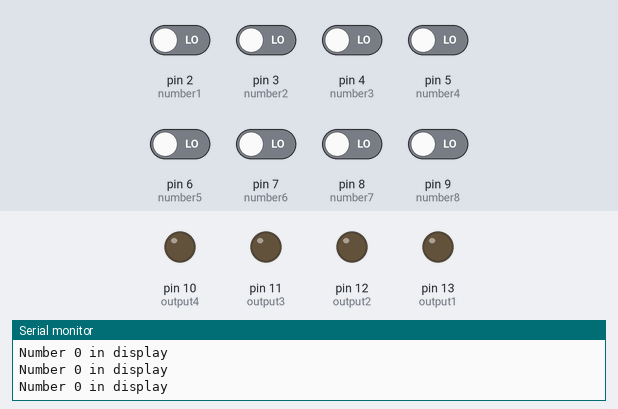
This sketch was run on a simulated Arduino Uno, built with avr-gcc and run on an emulated ATmega328P. On the bench: output pins drawn as LEDs (lit = HIGH), the last lines printed to the serial monitor. The test bench sets the inputs (shaded band); at power-on: pin 2 (number1), pin 3 (number2), pin 4 (number3), pin 5 (number4), pin 6 (number5), pin 7 (number6), pin 8 (number7), pin 9 (number8) LOW.

Above: at 1.2 s.
1.3 s: pin 2 (number1) driven HIGH
At 1.6 s:
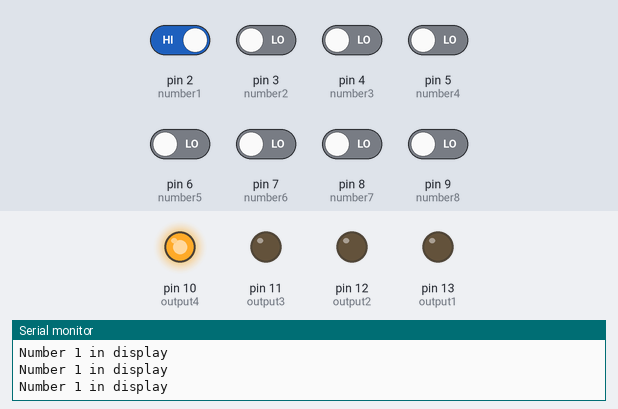
2.8 s: pin 2 (number1) driven LOW
At 4.2 s:
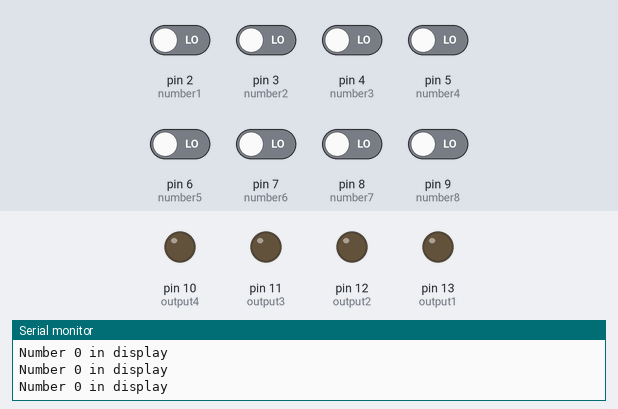
5.8 s: pin 3 (number2) driven HIGH
At 6.2 s:
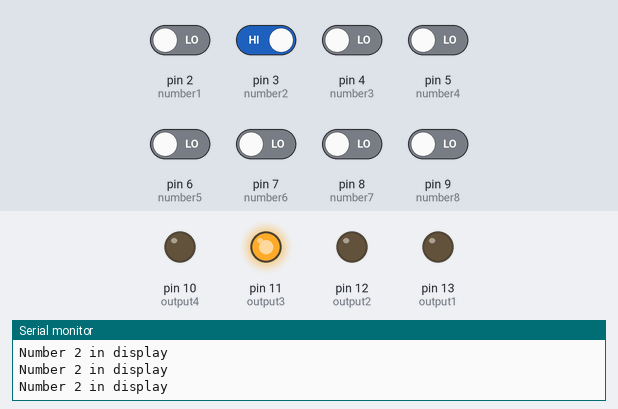
7.3 s: pin 3 (number2) driven LOW
At 7.6 s:
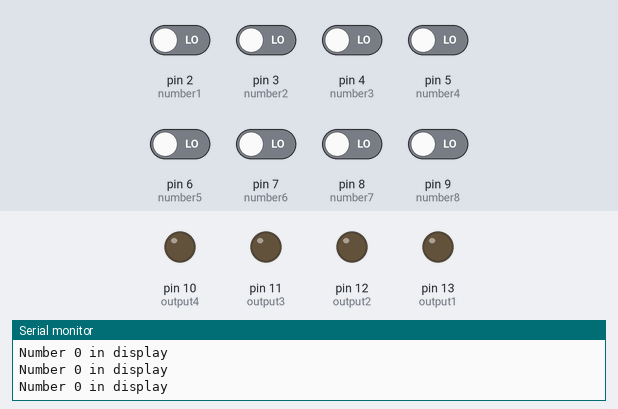
10.3 s: pin 4 (number3) driven HIGH
At 10.8 s:
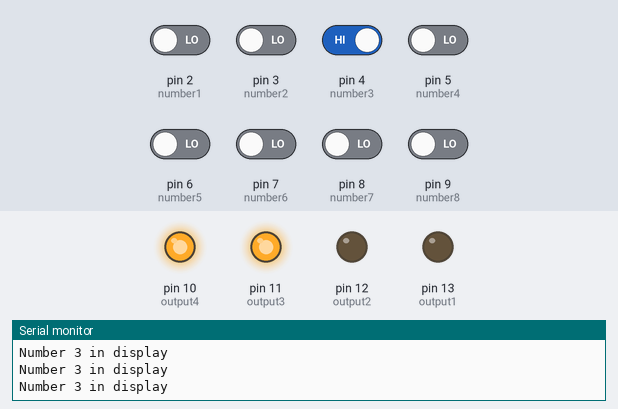
11.8 s: pin 4 (number3) driven LOW and pin 5 (number4) driven HIGH
At 12.2 s:
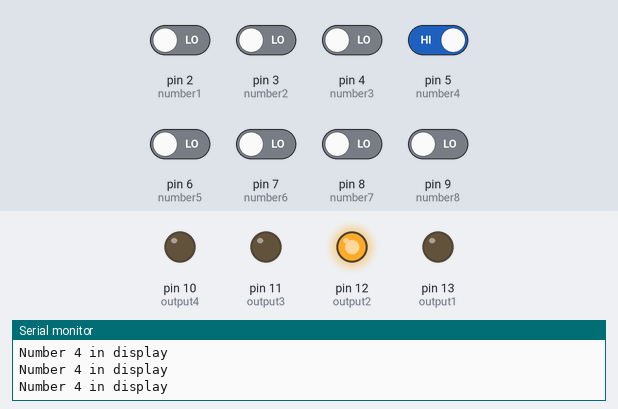
Timing chart, 0 to 14.3 s (numbered marks = the images above; inputs shaded):
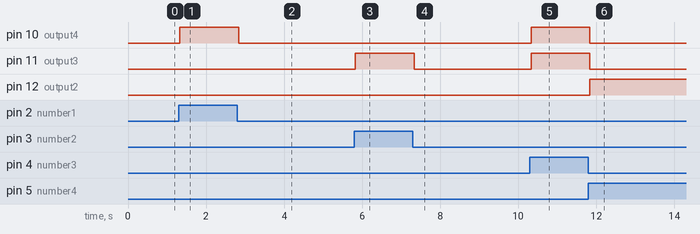

The sketch:

encoder-8x4.ino
```cpp
#include <Arduino.h>

const int output1 = 13;
const int output2 = 12;
const int output3 = 11;
const int output4 = 10;

const int number1 = 2;
const int number2 = 3;
const int number3 = 4;
const int number4 = 5;
const int number5 = 6;
const int number6 = 7;
const int number7 = 8;
const int number8 = 9;

void setup() {
    Serial.begin(9600);

    pinMode(output1, OUTPUT);
    pinMode(output2, OUTPUT);
    pinMode(output3, OUTPUT);
    pinMode(output4, OUTPUT);

    pinMode(number1, INPUT);
    pinMode(number2, INPUT);
    pinMode(number3, INPUT);
    pinMode(number4, INPUT);
    pinMode(number5, INPUT);
    pinMode(number6, INPUT);
    pinMode(number7, INPUT);
    pinMode(number8, INPUT);
}

void loop() {
    const int numberR1 = digitalRead(number1);
    const int numberR2 = digitalRead(number2);
    const int numberR3 = digitalRead(number3);
    const int numberR4 = digitalRead(number4);
    const int numberR5 = digitalRead(number5);
    const int numberR6 = digitalRead(number6);
    const int numberR7 = digitalRead(number7);
    const int numberR8 = digitalRead(number8);

    if(numberR1 == 1){
        Serial.println("Number 1 in display");
        digitalWrite(output1, LOW);
        digitalWrite(output2, LOW);
        digitalWrite(output3, LOW);
        digitalWrite(output4, HIGH);
    } else if(numberR2 == 1) {
        Serial.println("Number 2 in display");
        digitalWrite(output1, LOW);
        digitalWrite(output2, LOW);
        digitalWrite(output3, HIGH);
        digitalWrite(output4, LOW);
    } else if(numberR3 == 1) {
        Serial.println("Number 3 in display");
        digitalWrite(output1, LOW);
        digitalWrite(output2, LOW);
        digitalWrite(output3, HIGH);
        digitalWrite(output4, HIGH);
    } else  if(numberR4 == 1) {
        Serial.println("Number 4 in display");
        digitalWrite(output1, LOW);
        digitalWrite(output2, HIGH);
        digitalWrite(output3, LOW);
        digitalWrite(output4, LOW);
    } else if(numberR5 == 1) {
        Serial.println("Number 5 in display");
        digitalWrite(output1, LOW);
        digitalWrite(output2, HIGH);
        digitalWrite(output3, LOW);
        digitalWrite(output4, HIGH);
    } else if(numberR6 == 1) {
        Serial.println("Number 6 in display");
        digitalWrite(output1, LOW);
        digitalWrite(output2, HIGH);
        digitalWrite(output3, HIGH);
        digitalWrite(output4, LOW);
    } else if(numberR7 == 1) {
        Serial.println("Number 7 in display");
        digitalWrite(output1, LOW);
        digitalWrite(output2, HIGH);
        digitalWrite(output3, HIGH);
        digitalWrite(output4, HIGH);
    } else if(numberR8 == 1) {
        Serial.println("Number 8 in display");
        digitalWrite(output1, HIGH);
        digitalWrite(output2, LOW);
        digitalWrite(output3, LOW);
        digitalWrite(output4, LOW);
    } else {
        Serial.println("Number 0 in display");
        digitalWrite(output1, LOW);
        digitalWrite(output2, LOW);
        digitalWrite(output3, LOW);
        digitalWrite(output4, LOW);
    }
}
```

Measured:
- after the input at 1.3 s, pin 10 (output4): LOW → HIGH at once
- after the input at 2.8 s, pin 10 (output4): HIGH → LOW at once
- after the input at 5.8 s, pin 11 (output3): LOW → HIGH at once
- after the input at 7.3 s, pin 11 (output3): HIGH → LOW at once
- after the input at 10.3 s, pin 10 (output4), pin 11 (output3): LOW → HIGH at once
- after the input at 11.8 s, pin 10 (output4), pin 11 (output3): HIGH → LOW at once; pin 12 (output2): LOW → HIGH at once
